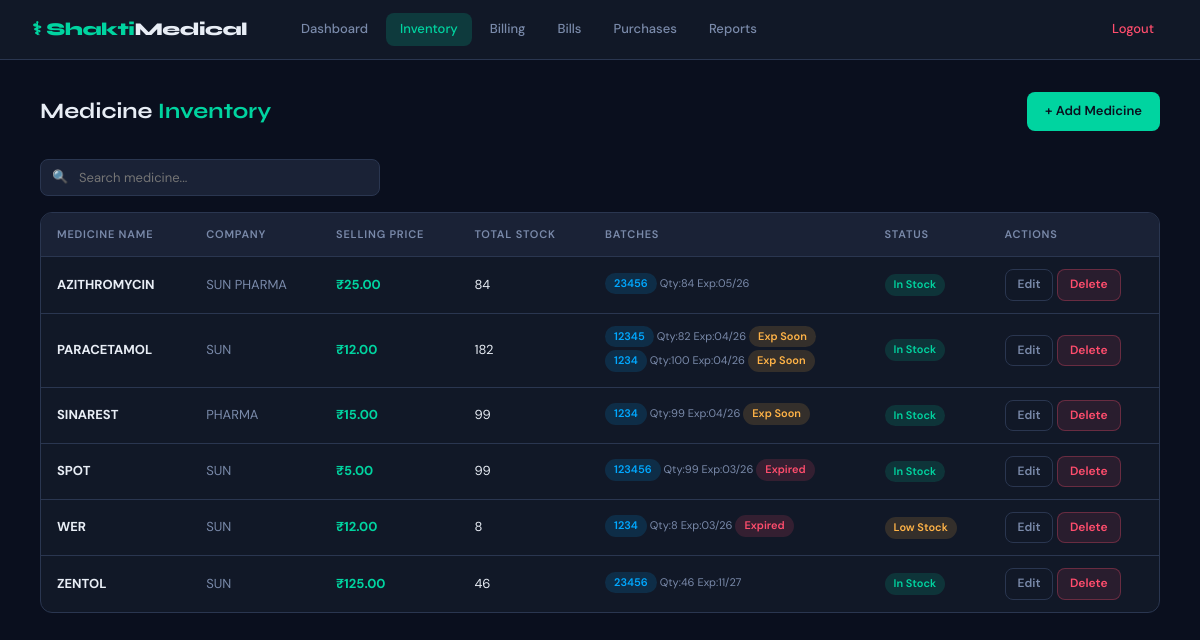
/medicines (signed in), run on an earlier commit of the app's database.
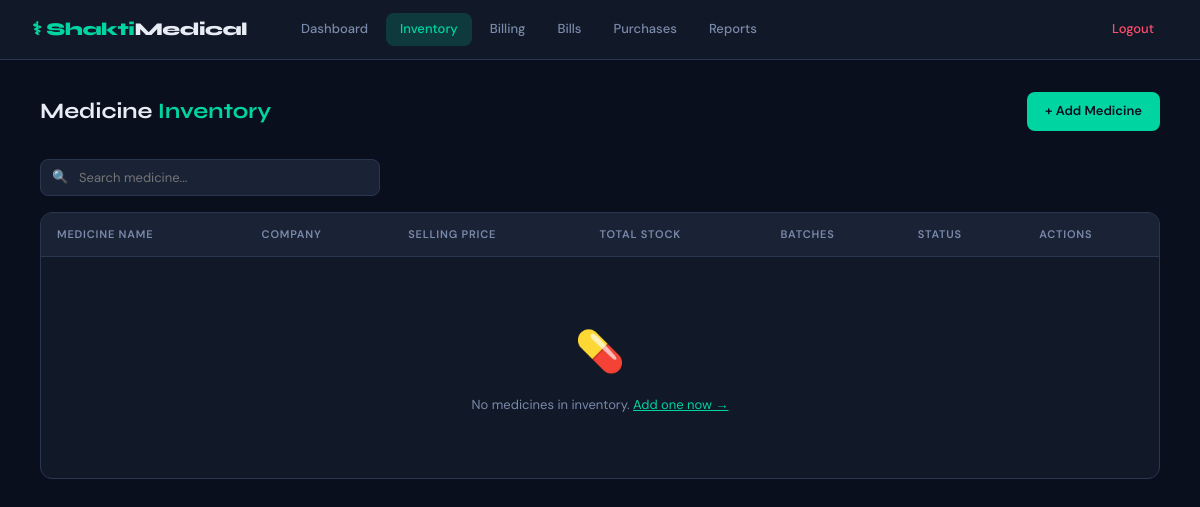
And on a later commit of the database.
### app/models.py (models this page shows, shortened)
class Medicine(db.Model):
    id = db.Column(db.Integer, primary_key=True)
    name = db.Column(db.String(200), nullable=False, unique=True)
    company = db.Column(db.String(200))
    price = db.Column(db.Float, nullable=False)           # default selling price
    total_quantity = db.Column(db.Integer, default=0)     # sum of all batch quantities
    batches = db.relationship("MedicineBatch", backref="medicine", lazy=True,
                              cascade="all, delete-orphan")

class MedicineBatch(db.Model):
    id = db.Column(db.Integer, primary_key=True)
    medicine_id = db.Column(db.Integer, db.ForeignKey('medicine.id'), nullable=False)
    batch_number = db.Column(db.String(100), nullable=False)
    expiry_date = db.Column(db.Date, nullable=False)
    quantity = db.Column(db.Integer, default=0)
    purchase_price = db.Column(db.Float, default=0)       # cost price of this batch
    supplier = db.Column(db.String(200))
    created_at = db.Column(db.DateTime, default=datetime.utcnow)

### app/routes.py (the view)
@main.route("/medicines")
@login_required
def medicines():
    meds = Medicine.query.order_by(Medicine.name).all()
    today = date.today()
    return render_template("medicines.html", medicines=meds, today=today)

### app/__init__.py (called while the page is built)
def create_app():
    app = Flask(__name__)
    app.config.from_object(Config)
    db.init_app(app)
    login_manager.init_app(app)
    login_manager.login_view = "main.login"
    from app.models import User
    @login_manager.user_loader
    def load_user(user_id):
        return User.query.get(int(user_id))
    from app.routes import main
    app.register_blueprint(main)
    with app.app_context():
        db.create_all()
    return app

### app/templates/medicines.html (shortened to what this page needs)
{% extends "layout.html" %}
{% block content %}
<div class="page-header">
  <h1 class="page-title">Medicine <span>Inventory</span></h1>
  <a href="{{ url_for('main.add_medicine') }}" class="btn btn-primary">+ Add Medicine</a>
</div>
<div class="search-bar" style="margin-bottom:16px;">
  <input type="text" id="searchInput" placeholder="Search medicine..." onkeyup="filterTable()">
</div>
<div class="table-wrap">
  <table id="medTable">
    <thead>
      <tr>
        <th>Medicine Name</th>
        <th>Company</th>
        <th>Selling Price</th>
        <th>Total Stock</th>
        <th>Batches</th>
        <th>Status</th>
        <th>Actions</th>
      </tr>
    </thead>
    <tbody>
      {% for med in medicines %}
      <tr>
        <td class="fw-bold">{{ med.name }}</td>
        <td class="text-muted">{{ med.company or '—' }}</td>
        <td class="text-accent fw-bold">₹{{ "%.2f"|format(med.price) }}</td>
        <td>{{ med.total_quantity }}</td>
        <td>
          {% for batch in med.batches %}
            {% if batch.quantity > 0 %}
            <div style="font-size:11px; margin-bottom:3px;">
              <span class="badge blue">{{ batch.batch_number }}</span>
              <span class="text-muted"> Qty:{{ batch.quantity }}</span>
              <span class="text-muted"> Exp:{{ batch.expiry_date.strftime('%m/%y') }}</span>
              {% set days = (batch.expiry_date - today).days %}
              {% if days < 0 %}
                <span class="badge red">Expired</span>
              {% elif days <= 30 %}
                <span class="badge yellow">Exp Soon</span>
              {% endif %}
            </div>
            {% endif %}
          {% endfor %}
        </td>
        <td>
          {% if med.total_quantity == 0 %}
            <span class="badge red">Out of Stock</span>
          {% elif med.total_quantity < 10 %}
            <span class="badge yellow">Low Stock</span>
          {% else %}
            <span class="badge green">In Stock</span>
          {% endif %}
        </td>
        <td>
          <a href="{{ url_for('main.edit_medicine', id=med.id) }}" class="btn btn-outline btn-sm">Edit</a>
          <a href="{{ url_for('main.delete_medicine', id=med.id) }}"
             onclick="return confirm('Delete {{ med.name }}? This will also remove all its batches.')"
             class="btn btn-danger btn-sm">Delete</a>
        </td>
      </tr>
      {% else %}
      <tr>
        <td colspan="7">
          <div class="empty-state">
            <div class="icon">💊</div>
            <p>No medicines in inventory. <a href="{{ url_for('main.add_medicine') }}" class="text-accent">Add one now →</a></p>
          </div>
        </td>
      </tr>
      {% endfor %}
    </tbody>
  </table>
</div>
{% endblock %}

### app/templates/layout.html (shortened to what this page needs)
<!DOCTYPE html>
<html lang="en">
<head>
  <link rel="stylesheet" href="{{ url_for('static', filename='css/style.css') }}">
</head>
<body class="dark">
{% block navbar %}
<nav>
  <a href="{{ url_for('main.dashboard') }}" class="nav-brand">⚕ Shakti<span>Medical</span></a>
  <div class="nav-links">
    <a href="{{ url_for('main.dashboard') }}"  {% if request.endpoint == 'main.dashboard'  %}class="active"{% endif %}>Dashboard</a>
    <a href="{{ url_for('main.medicines') }}"  {% if request.endpoint in ['main.medicines','main.add_medicine'] %}class="active"{% endif %}>Inventory</a>
    <a href="{{ url_for('main.billing') }}"    {% if request.endpoint == 'main.billing'    %}class="active"{% endif %}>Billing</a>
    <a href="{{ url_for('main.all_bills') }}"  {% if request.endpoint in ['main.all_bills','main.view_bill'] %}class="active"{% endif %}>Bills</a>
    <a href="{{ url_for('main.purchases') }}"  {% if request.endpoint == 'main.purchases'  %}class="active"{% endif %}>Purchases</a>
    <a href="{{ url_for('main.reports') }}"    {% if request.endpoint == 'main.reports'    %}class="active"{% endif %}>Reports</a>
    <a href="{{ url_for('main.logout') }}" class="nav-logout">Logout</a>
  </div>
</nav>
{% endblock %}
<div class="content">
  {% block content %}{% endblock %}
</div>
</body>
</html>

### app/static/css/style.css (style rules this page uses)
:root { --bg: #0a0f1e; --surface: #111827; --surface2: #1a2236; --surface3: #222d42; --border: #2a3650; --accent: #00d4a0; --accent2: #00a8ff; --accent-glow: rgba(0, 212, 160, 0.18); --text: #e8edf5; --text-muted: #7a8aaa; --danger: #ff4d6d; --warning: #ffb347; --success: #00d4a0; --info: #00a8ff; --radius: 12px; --radius-sm: 8px; --shadow: 0 4px 24px rgba(0,0,0,0.4); --shadow-lg: 0 8px 40px rgba(0,0,0,0.6); }
*, *::before, *::after { box-sizing: border-box; margin: 0; padding: 0; }
html { scroll-behavior: smooth; }
body { font-family: 'DM Sans', sans-serif; background: var(--bg); color: var(--text); min-height: 100vh; font-size: 14px; line-height: 1.6; }
nav { background: var(--surface); border-bottom: 1px solid var(--border); padding: 0 32px; display: flex; align-items: center; height: 60px; position: sticky; top: 0; z-index: 100; backdrop-filter: blur(12px); }
.nav-brand { font-family: 'Syne', sans-serif; font-weight: 800; font-size: 18px; color: var(--accent); letter-spacing: -0.5px; text-decoration: none; margin-right: 40px; white-space: nowrap; }
.nav-brand span { color: var(--text); }
.nav-links { display: flex; align-items: center; gap: 4px; flex: 1; }
.nav-links a { color: var(--text-muted); text-decoration: none; padding: 6px 14px; border-radius: var(--radius-sm); font-size: 13px; font-weight: 500; transition: all 0.2s; white-space: nowrap; }
.nav-links a:hover, .nav-links a.active { background: var(--accent-glow); color: var(--accent); }
.nav-logout { margin-left: auto; color: var(--danger) !important; }
.content { padding: 32px 40px; max-width: 1400px; margin: 0 auto; }
.page-header { display: flex; align-items: center; justify-content: space-between; margin-bottom: 28px; }
.page-title { font-family: 'Syne', sans-serif; font-weight: 700; font-size: 22px; color: var(--text); }
.page-title span { color: var(--accent); }
.table-wrap { background: var(--surface); border: 1px solid var(--border); border-radius: var(--radius); overflow: hidden; overflow-x: auto; }
table { width: 100%; border-collapse: collapse; }
thead th { background: var(--surface2); padding: 13px 16px; text-align: left; font-size: 11px; text-transform: uppercase; letter-spacing: 0.8px; color: var(--text-muted); font-weight: 600; white-space: nowrap; }
tbody td { padding: 12px 16px; border-top: 1px solid var(--border); font-size: 13px; color: var(--text); }
.btn { display: inline-flex; align-items: center; gap: 6px; padding: 9px 18px; border-radius: var(--radius-sm); font-size: 13px; font-weight: 600; font-family: 'DM Sans', sans-serif; cursor: pointer; text-decoration: none; border: none; transition: all 0.2s; white-space: nowrap; }
.btn-primary { background: var(--accent); color: #0a0f1e; }
.search-bar { position: relative; max-width: 340px; }
.search-bar input { width: 100%; padding: 9px 14px 9px 38px; border-radius: var(--radius-sm); border: 1px solid var(--border); background: var(--surface2); color: var(--text); font-size: 13px; font-family: 'DM Sans', sans-serif; transition: border-color 0.2s; }
.search-bar::before { content: '🔍'; position: absolute; left: 12px; top: 50%; transform: translateY(-50%); font-size: 13px; pointer-events: none; }
.empty-state { text-align: center; padding: 50px 20px; color: var(--text-muted); }
.empty-state .icon { font-size: 40px; margin-bottom: 12px; }
.empty-state p { font-size: 13px; }
.text-accent { color: var(--accent); }

What changed in the data, as far as the page shows it:
removed Medicine: name "AZITHROMYCIN", company "SUN PHARMA", price "25.00", total_quantity "84", shows "In Stock"
removed MedicineBatch: batch_number "23456", quantity "84", expiry_date "05/26", shown under "AZITHROMYCIN"
removed Medicine: name "PARACETAMOL", company "SUN", price "12.00", total_quantity "182", shows "In Stock"
removed MedicineBatch: batch_number "12345", quantity "82", expiry_date "04/26", shows "Exp Soon", shown under "PARACETAMOL"
removed MedicineBatch: batch_number "1234", quantity "100", expiry_date "04/26", shows "Exp Soon", shown under "PARACETAMOL"
removed Medicine: name "SINAREST", company "PHARMA", price "15.00", total_quantity "99", shows "In Stock"
removed MedicineBatch: batch_number "1234", quantity "99", expiry_date "04/26", shows "Exp Soon", shown under "SINAREST"
removed Medicine: name "SPOT", company "SUN", price "5.00", total_quantity "99", shows "In Stock"
removed MedicineBatch: batch_number "123456", quantity "99", expiry_date "03/26", shows "Expired", shown under "SPOT"
removed Medicine: name "WER", company "SUN", price "12.00", total_quantity "8", shows "Low Stock"
removed MedicineBatch: batch_number "1234", quantity "8", expiry_date "03/26", shows "Expired", shown under "WER"
removed Medicine: name "ZENTOL", company "SUN", price "125.00", total_quantity "46", shows "In Stock"
removed MedicineBatch: batch_number "23456", quantity "46", expiry_date "11/27", shown under "ZENTOL"
Also different on the page:
text now shown: "💊 No medicines in inventory. Add one now →"
